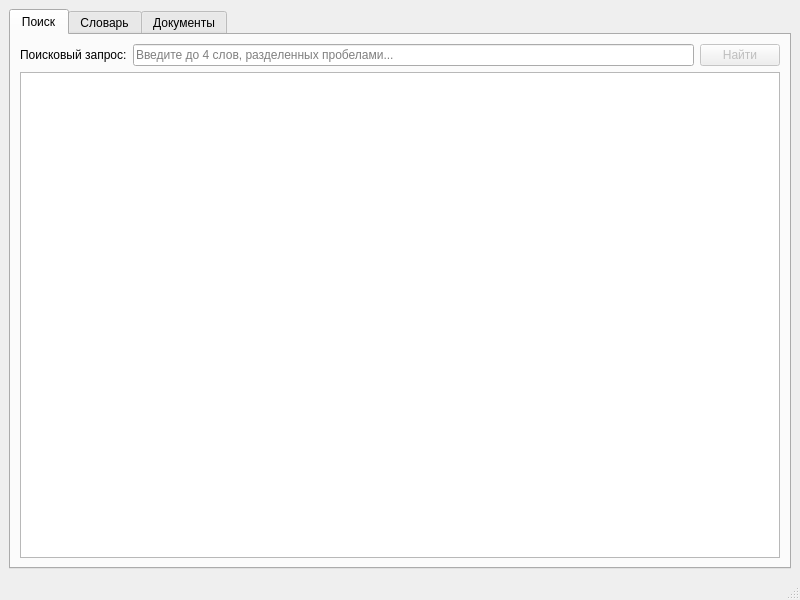
<?xml version="1.0" encoding="UTF-8"?>
<ui version="4.0">
 <class>MainWindow</class>
 <widget class="QMainWindow" name="MainWindow">
  <property name="geometry">
   <rect>
    <x>0</x>
    <y>0</y>
    <width>800</width>
    <height>600</height>
   </rect>
  </property>
  <property name="windowTitle">
   <string>Поисковая система</string>
  </property>
  <widget class="QWidget" name="centralwidget">
   <layout class="QVBoxLayout" name="verticalLayout">
    <item>
     <widget class="QTabWidget" name="tabWidget">
      <property name="currentIndex">
       <number>0</number>
      </property>
      <widget class="QWidget" name="searchTab">
       <attribute name="title">
        <string>Поиск</string>
       </attribute>
       <layout class="QVBoxLayout" name="verticalLayout_2">
        <item>
         <layout class="QHBoxLayout" name="horizontalLayout">
          <item>
           <widget class="QLabel" name="searchLabel">
            <property name="text">
             <string>Поисковый запрос:</string>
            </property>
           </widget>
          </item>
          <item>
           <widget class="QLineEdit" name="searchInput">
            <property name="placeholderText">
             <string>Введите до 4 слов, разделенных пробелами...</string>
            </property>
           </widget>
          </item>
          <item>
           <widget class="QPushButton" name="searchButton">
            <property name="text">
             <string>Найти</string>
            </property>
            <property name="enabled">
             <bool>false</bool>
            </property>
           </widget>
          </item>
         </layout>
        </item>
        <item>
         <widget class="QTextEdit" name="resultsText">
          <property name="readOnly">
           <bool>true</bool>
          </property>
          <property name="font">
           <font>
            <family>Courier New</family>
           </font>
          </property>
         </widget>
        </item>
       </layout>
      </widget>
      <widget class="QWidget" name="wordsTab">
       <attribute name="title">
        <string>Словарь</string>
       </attribute>
       <layout class="QVBoxLayout" name="verticalLayout_3">
        <item>
         <widget class="QTableWidget" name="wordsTable">
          <property name="columnCount">
           <number>2</number>
          </property>
          <attribute name="horizontalHeaderStretchLastSection">
           <bool>true</bool>
          </attribute>
          <column>
           <property name="text">
            <string>Слово</string>
           </property>
          </column>
          <column>
           <property name="text">
            <string>Частота появления</string>
           </property>
          </column>
         </widget>
        </item>
       </layout>
      </widget>
      <widget class="QWidget" name="documentsTab">
       <attribute name="title">
        <string>Документы</string>
       </attribute>
       <layout class="QVBoxLayout" name="verticalLayout_4">
        <item>
         <widget class="QPushButton" name="showDocumentsButton">
          <property name="text">
           <string>Показать все документы</string>
          </property>
         </widget>
        </item>
        <item>
         <widget class="QTableWidget" name="documentsTable">
          <property name="columnCount">
           <number>2</number>
          </property>
          <attribute name="horizontalHeaderStretchLastSection">
           <bool>true</bool>
          </attribute>
          <column>
           <property name="text">
            <string>Имя файла</string>
           </property>
          </column>
          <column>
           <property name="text">
            <string>Путь к файлу</string>
           </property>
          </column>
         </widget>
        </item>
       </layout>
      </widget>
     </widget>
    </item>
   </layout>
  </widget>
  <widget class="QStatusBar" name="statusbar"/>
 </widget>
 <resources/>
 <connections/>
</ui>
